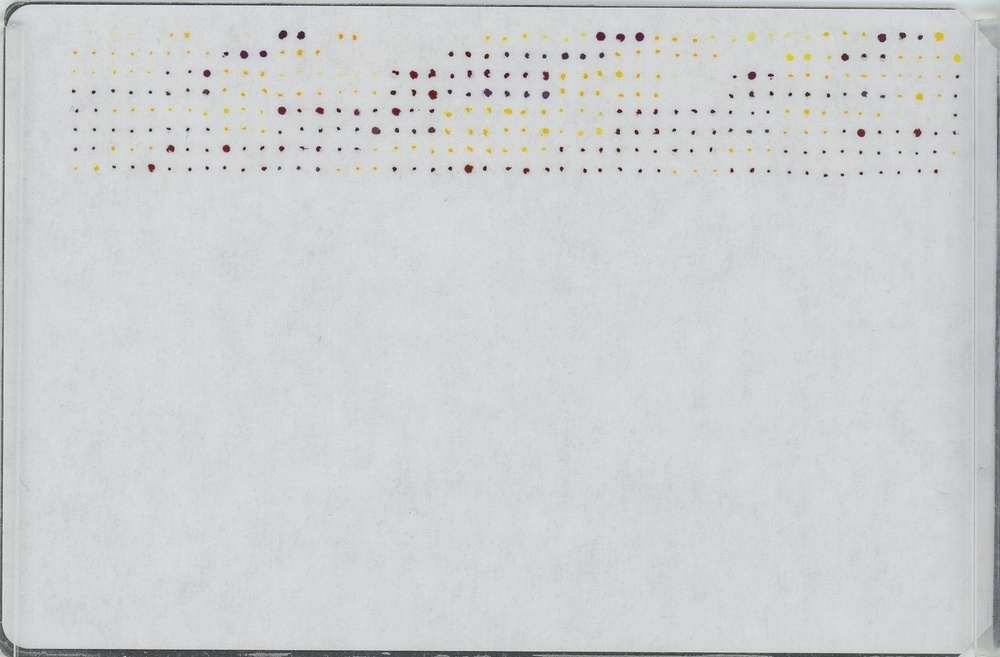
#> input picture images/edited_dots_on_paper_1.jpg, 1000 x 657 px, shrunk from 1398 x 918 before the run
$ python print_all_rgb.py
#> lines starting #> are read from the running program, lines starting #| are printed output that depends on the picture; after the words box and inside, x2 and y2 are one past the last pixel; in counts of white or black regions, pixels touching at a corner belong together
# take in picture (pd/numpy readfile)
    # turns picture into list of (rgb tuples?)
# take picture and make it 100% contrast to seperate circles from background
# pass a kernal over the image
    # at each step, check if there is a "circle" (just an enclosed collection of pixels) that is within some predefined threshold
        # this can be done without machine learning by defining some threshold for how many "on" (i.e., colored) pixexed should be within this region
    # next, check if the any identified circles have already been identified
        # If not, mark the center and add the coordinates of the center to centers_list
# once the kernal is finished, convert the centers_list into the .xeo format (syntax)

## Import Libraries
from tkinter import image_types
import matplotlib.pyplot as plt
import numpy as np
from PIL import Image, ImageOps
import cv2 as cv


## Instantiate Parameters
subplot_width = 2
subplot_height = 2

plt.figure(figsize=(15, 8))

## Import Image
img = Image.open("images/edited_dots_on_paper_1.jpg")
#> img is the input picture: PIL image 1000x657 RGB; mean R, G, B 206.6, 208.2, 209.9
img = np.asarray(img)

## Print each color in a subplot

def get_color_mat(img_, color_):
#> called with color_ = 0
    height, width = len(img_), len(img_[0])
#> height = 657; width = 1000

    # create a new 2D matrix with the same dimensions as the image
    rgb_values = [[0 for _ in range(width)] for _ in range(height)]

    # loop through each pixel of the image and extract the red value
    for i in range(height):
        for j in range(width):
            rgb_values[i][j] = img_[i][j][color_]  # red value is at index 0
#> after the loop, rgb_values = 657 items
    return rgb_values

print('1')
img_red = get_color_mat(img, 0)
#> img_red = 657 items
print('2')
img_green = get_color_mat(img, 1)
#> img_green = 657 items
print('3')
img_blue = get_color_mat(img, 2)
#> img_blue = 657 items
print('4')

## Plot one grayscale image

img_pil = Image.fromarray(np.array(img))
img_grayscale = ImageOps.grayscale(img_pil)

## Plot Many -- see script

## Plot just one grayscale image
threshold = 190
img_grayscale = img_grayscale.point(lambda p: p >threshold and 255)
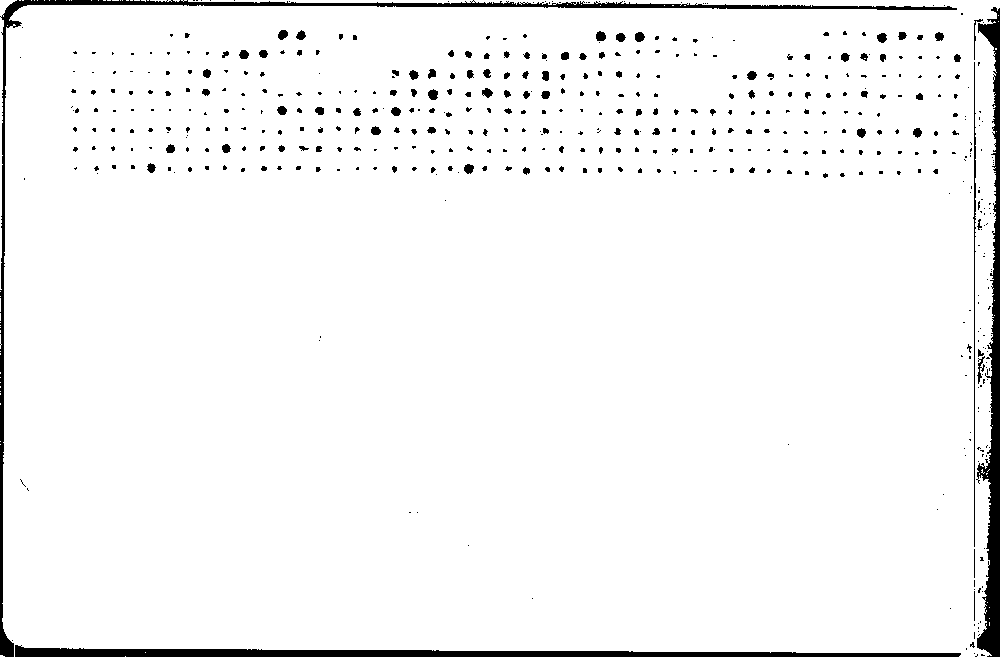
#> img_grayscale: PIL image 1000x657 L; 96% white; 515 black regions (392 under 20 px), largest, box (x1, y1, x2, y2) and area: (0, 0, 957, 657) 6080, (976, 7, 1000, 657) 6026, (15, 645, 961, 657) 5912
img_gray_show = plt.imshow(img_grayscale, cmap='gray')

plt.show()

# [14 lines of commented-out code are left out]
